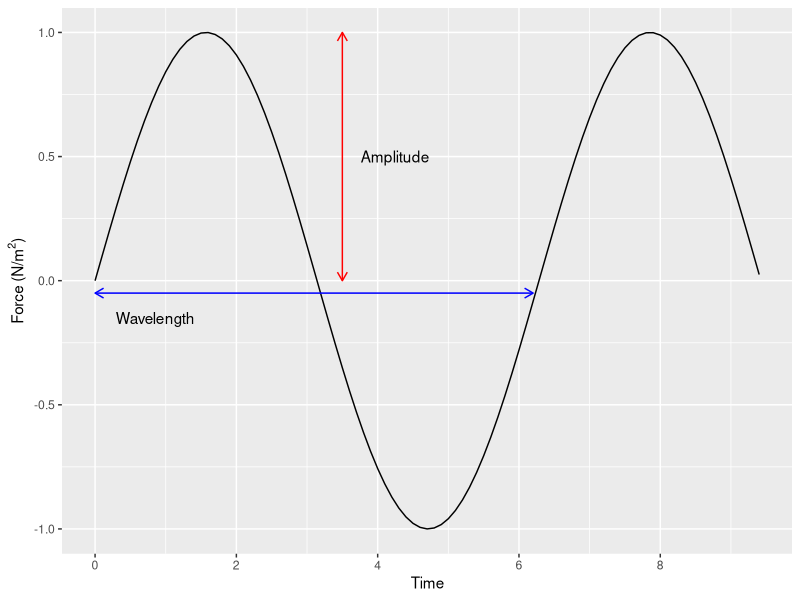
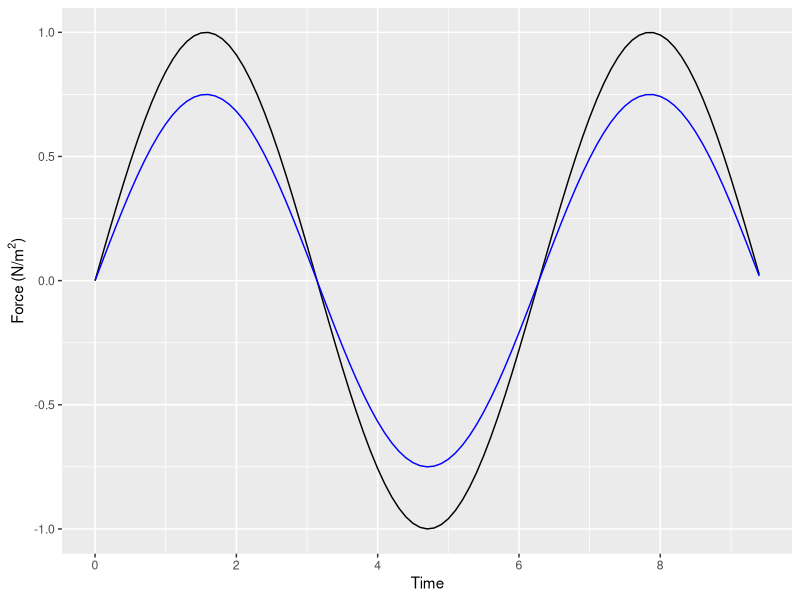
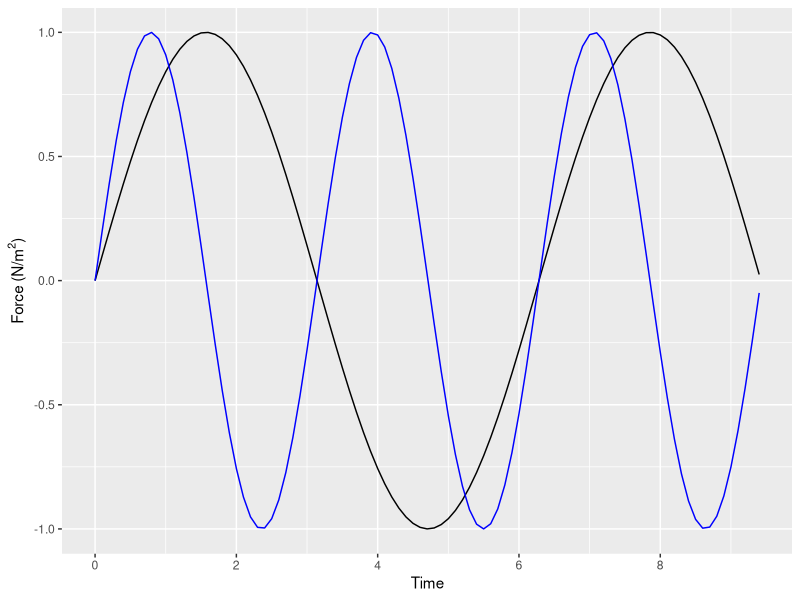

These figures' R source, in order:
## ---- chunk 1
#| echo: false
#| output: false

  # set up the chapter
library(tidyverse)
library(here)
library(ggthemes)
# set up the chapter

 # set up some data
x <- seq(0, 3*pi, 0.1)
y <- sin(x)
z <- 0.75*sin(x)
w <- sin(2*x)
sin_data <- as.data.frame(cbind(x, y, z, w))
## ---- chunk 2
#| echo: false 
#| label: fig-simple-sound-wave
#| fig-cap: Example of a sound wave 

ggplot(sin_data, aes(x, y)) + 
  geom_line() + 
  annotate("segment", x = 3.5, xend = 3.5, y = 0, yend = 1, 
               color = "red",
               arrow = arrow(length = unit(0.25, "cm"), ends = "both")) +
  annotate("text", x = 4.25, y = 0.5, label = "Amplitude") +
  annotate("segment", x = 0, xend = 6.2, y = -0.05, yend = -0.05,
               color = "blue",
               arrow = arrow(length = unit(0.25, "cm"), ends = "both")) +
  annotate("text", x = 0.85, y = -0.15, label = "Wavelength") + 
  labs(x = "Time", y = expression( paste( "Force (N/", m^2, ")")))+
  scale_x_continuous(breaks = seq(0, 10, by = 2))+
  scale_color_colorblind() 

## ---- chunk 3
#| echo: false
#| label: fig-louder-softer-waves
#| fig-cap: Example of two waves with the same wavelength but different amplitude. 
ggplot(sin_data, aes(x, y))+
  geom_line()+
  geom_line(data = sin_data, aes(x, z), color = "blue")+
  labs(x = "Time",
       y = expression(
        paste(
          "Force (N/", m^2, ")")),
       color = "Wave") +
  labs(x = "Time", y = expression( paste( "Force (N/", m^2, ")")))+
  scale_x_continuous(breaks = seq(0, 10, by = 2))+
  scale_color_colorblind() 



## ---- chunk 4
#| echo: false
#| label: fig-shorter-longer-waves
#| fig-cap: Example of two waves with the same amplitude but different frequencies. 
ggplot(sin_data, aes(x, y))+
  geom_line()+
  geom_line(data = sin_data, aes(x, w), color = "blue")+
  labs(x = "Time",
       y = expression(
        paste(
          "Force (N/", m^2, ")")),
       color = "Wave") +
  labs(x = "Time", y = expression( paste( "Force (N/", m^2, ")")))+
  scale_x_continuous(breaks = seq(0, 10, by = 2))+
  scale_color_colorblind() 

